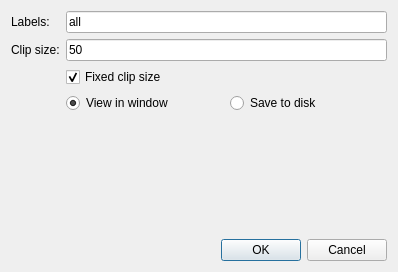
<?xml version="1.0" encoding="UTF-8"?>
<ui version="4.0">
 <class>ExtractClipsDialog</class>
 <widget class="QDialog" name="ExtractClipsDialog">
  <property name="geometry">
   <rect>
    <x>0</x>
    <y>0</y>
    <width>398</width>
    <height>272</height>
   </rect>
  </property>
  <property name="windowTitle">
   <string>Dialog</string>
  </property>
  <layout class="QVBoxLayout" name="verticalLayout_2">
   <item>
    <layout class="QFormLayout" name="formLayout">
     <item row="0" column="0">
      <widget class="QLabel" name="label">
       <property name="text">
        <string>Labels:</string>
       </property>
      </widget>
     </item>
     <item row="0" column="1">
      <widget class="QLineEdit" name="labels">
       <property name="toolTip">
        <string>Examples: all; 1; 1,2;</string>
       </property>
       <property name="text">
        <string>all</string>
       </property>
      </widget>
     </item>
     <item row="1" column="0">
      <widget class="QLabel" name="label_2">
       <property name="text">
        <string>Clip size:</string>
       </property>
      </widget>
     </item>
     <item row="1" column="1">
      <widget class="QLineEdit" name="clipsize">
       <property name="text">
        <string>50</string>
       </property>
      </widget>
     </item>
     <item row="2" column="1">
      <widget class="QCheckBox" name="fixed_clipsize">
       <property name="text">
        <string>Fixed clip size</string>
       </property>
       <property name="checked">
        <bool>true</bool>
       </property>
      </widget>
     </item>
     <item row="3" column="1">
      <layout class="QHBoxLayout" name="horizontalLayout_2">
       <item>
        <widget class="QRadioButton" name="view_in_window">
         <property name="text">
          <string>View in window</string>
         </property>
         <property name="checked">
          <bool>true</bool>
         </property>
        </widget>
       </item>
       <item>
        <widget class="QRadioButton" name="save_to_disk">
         <property name="text">
          <string>Save to disk</string>
         </property>
        </widget>
       </item>
      </layout>
     </item>
    </layout>
   </item>
   <item>
    <widget class="QDialogButtonBox" name="buttonBox">
     <property name="orientation">
      <enum>Qt::Horizontal</enum>
     </property>
     <property name="standardButtons">
      <set>QDialogButtonBox::Cancel|QDialogButtonBox::Ok</set>
     </property>
    </widget>
   </item>
  </layout>
 </widget>
 <resources/>
 <connections>
  <connection>
   <sender>buttonBox</sender>
   <signal>rejected()</signal>
   <receiver>ExtractClipsDialog</receiver>
   <slot>reject()</slot>
   <hints>
    <hint type="sourcelabel">
     <x>316</x>
     <y>260</y>
    </hint>
    <hint type="destinationlabel">
     <x>286</x>
     <y>274</y>
    </hint>
   </hints>
  </connection>
  <connection>
   <sender>buttonBox</sender>
   <signal>accepted()</signal>
   <receiver>ExtractClipsDialog</receiver>
   <slot>accept()</slot>
   <hints>
    <hint type="sourcelabel">
     <x>248</x>
     <y>254</y>
    </hint>
    <hint type="destinationlabel">
     <x>157</x>
     <y>274</y>
    </hint>
   </hints>
  </connection>
 </connections>
</ui>
